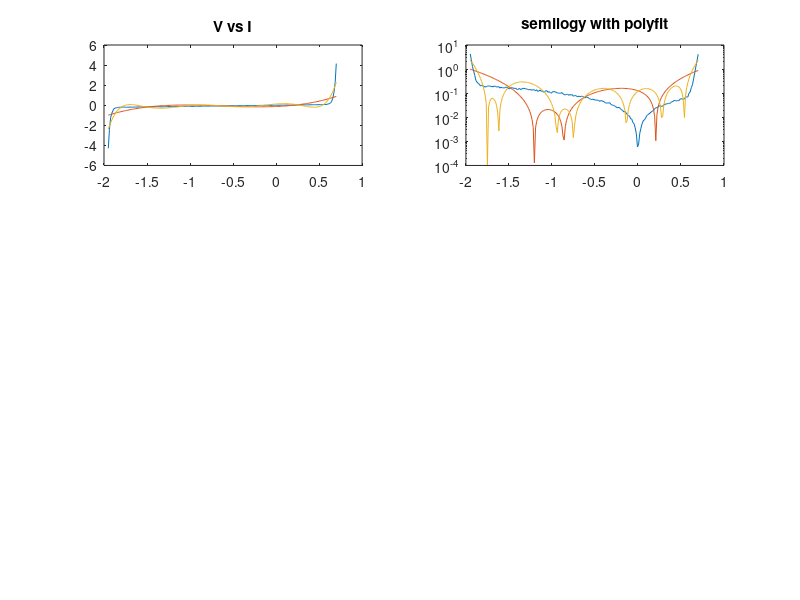

Recreate this plot in MATLAB. (Note: this script raises an error after producing the figure.)
% PA 8  DIODE PARAMETER EXTRACTION
% JASON PRASAD 100196970 

% DEFINE INPUTS 
I_s=0.01e-12; % Saturation current 
I_b=0.1E-12 % bias current 
V_b=1.3; % bias voltage
G_p=0.1; % parallel resistor 

%creating a vector 
V_vec= linspace(-1.95,0.7,200);

I=I_s .*(exp((1.2/0.025).*V_vec)-1) + G_p.*V_vec - I_b.*(exp((-1.2/0.025).*(V_vec +V_b))-1);

vary = (rand(1,200)*.20);

Noise= I.*vary;
I_noise= I + Noise; 

figure
subplot(3,2,1)
plot(V_vec,I_noise)
title ('V vs I')
subplot(3,2,2)
semilogy(V_vec, abs(I_noise))
title('semilogy with polyfit')

%Polynomial fitting time 
fourth=polyfit(V_vec, I_noise,4) 
I_4=polyval(fourth, V_vec);

eight=polyfit(V_vec, I_noise,8)
I_8=polyval(eight,V_vec);
subplot(3,2,1);
hold on 
plot(V_vec,I_4)
plot(V_vec,I_8); 

subplot(3,2,2)
hold on 
semilogy(V_vec,abs(I_4))
semilogy(V_vec, abs(I_8))

% Non-linear fits
fo1 = fittype('A.*(exp(1.2*x/25e-3)-1) + 0.1.*x - C*(exp(1.2*(-(x+1.3))/25e-3)-1)');
ff1 = fit(transpose(V_vec),transpose(I),fo1);
If1 = ff1(V_vec);
subplot(3, 2, 3)
plot(V_vec, If1);
title('Non-linear fit')
hold on
subplot(3, 2, 4)
semilogy(V_vec, abs(If1));
title('Semilogy Non-linear fit')
hold on

fo2 = fittype('A.*(exp(1.2*x/25e-3)-1) + B.*x - C*(exp(1.2*(-(x+1.3))/25e-3)-1)');
ff2 = fit(transpose(V_vec),transpose(I),fo2);
If2 = ff2(V_vec);
subplot(3, 2, 3)
plot(V_vec, If2);
hold on
subplot(3, 2, 4)
semilogy(V_vec, abs(If2));
hold on

fo3 = fittype('A.*(exp(1.2*x/25e-3)-1) + B.*x - C*(exp(1.2*(-(x+D))/25e-3)-1)');
ff3 = fit(transpose(V_vec),transpose(I),fo3);
If3 = ff3(V_vec);
subplot(3, 2, 3)
plot(V_vec, If3);
hold on
subplot(3, 2, 4)
semilogy(V_vec, abs(If3));
hold on

inputs = V_vec;
targets = I;
hiddenLayerSize = 10;
net = fitnet(hiddenLayerSize);
net.divideParam.trainRatio = 70/100;
net.divideParam.valRatio = 15/100;
net.divideParam.testRatio = 15/100;
[net,tr] = train(net,inputs,targets);
outputs = net(inputs);
errors = gsubtract(outputs,targets);
performance = perform(net,targets,outputs);
view(net)
Inn = outputs;

figure (2)
plot(V_vec, Inn);
title('NN fit')

figure(3)
semilogy(V_vec, abs(Inn));
title('Semilogy NN fit')
